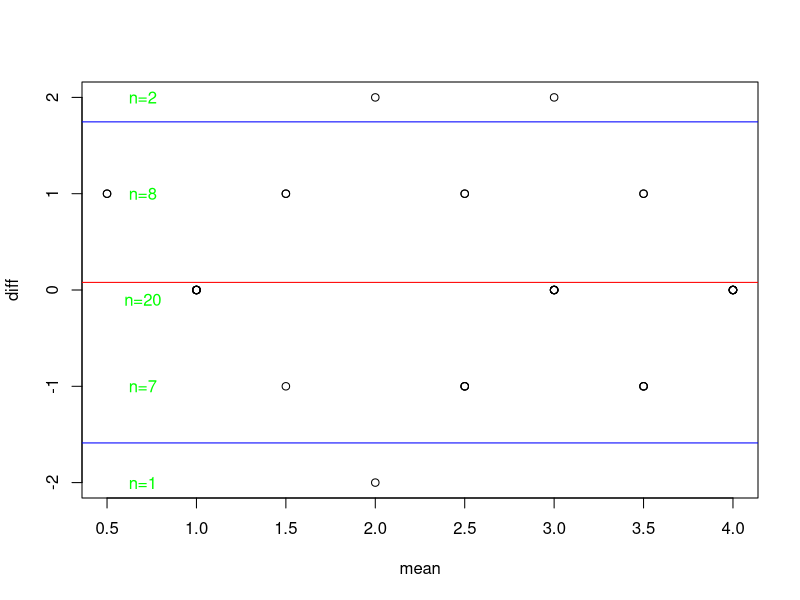

Source code (R): (Note: this script raises an error after producing the figure.)
# --- Preparation --- #

# Setting Working Directory
setwd("...")

# Reading in the data
raw = read.table("hipdata.txt", header=T, dec = ".")
attach(raw)

# --------- Bland-Altman plot --------- #

# Creating individual vectors of Observer A and Observer B
A = raw[, 1]
B = raw[, 2]
diff = A-B   # Differences vector of A and B

mean = numeric(38) # Empty mean vector 

# Calculate the mean difference of A and B for every observation
for (i in 1:38) {
  mean[i] = (A[i] + B[i])/2 # Input mean difference in vector mean
}

plot(mean,diff) # Plot mean and differences

d = mean(diff)         # Systematic error
sd = sd(diff)          # Standard deviation of diff
abline(h=d, col="red") # Line of systematic error in plot

# Upper and lower limit o agreement and lines in plot
upp = d + 1.96 * sd
low = d - 1.96 * sd

abline(h=upp, col="blue")
abline(h=low, col="blue")

# Quantify observations at each placement in Bland-Altman plot
zero = 0 #define number of 0

for (i in 1:38) {
  if(diff[i] == 0){
    zero = zero + 1
  }
}

plusone = 0 # Define number of +1  

for (i in 1:38) {
  if(diff[i] == 1){
    plusone = plusone + 1
  }
}

minusone = 0 # Define number of -1

for (i in 1:38) {
  if(diff[i] == -1 ){
    minusone = minusone + 1
  }
}

plustwo = 0 # Define number of +2 

for (i in 1:38) {
  if(diff[i] == 2){
    plustwo = plustwo + 1
  }
}

minustwo = 0 # Define number of -2

for (i in 1:38) {
  if(diff[i] == -2){
    minustwo = minustwo + 1
  }
}

# Defining number of observations placement in the plot as green text
text(0.7, 2, "n=2", col="green")
text(0.7, 1,"n=8", col="green")
text(0.7, -0.1, "n=20", col="green")
text(0.7, -1, "n=7", col="green")
text(0.7, -2, "n=1", col="green")

# --- ICC --- #
icc(raw)


